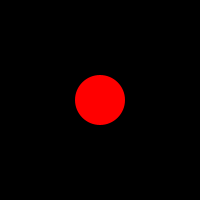
Frame 1 (no input)
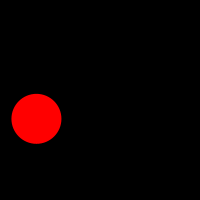
Frame 60 (the mouse pressed at the canvas centre just before this capture)
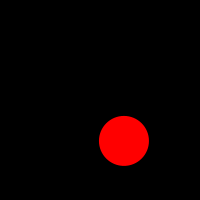
Frame 120 (the mouse held since frame 60 and released just before this capture)

The Processing sketch that drew these frames (run headless with seeded random() and noise(); from frame 60 on, the mouse is pressed at the canvas centre):

// Processing sketch: processing_56637
// ── processing_56637.pde

float centreX, centreY;
float velX, velY;
float radi;
 
void setup() {
  size(200, 200);
  background(0);
  smooth();
   
  noStroke();
  fill(255,0, 0);
   
  centreX = width/2;
  centreY = height/2;
  velX = random(3 ,4);
  velY = random(5 ,7);
  ellipseMode(RADIUS);
  radi = 25; 
}
 
void draw() {
  background(0);
  ellipse(centreX, centreY, radi, radi);
  centreX = centreX+velX;
  centreY = centreY+velY;
   
  if (centreX<=radi) {
    centreX = radi;
    velX = -velX;
  }
  if (centreX>=width-radi) {
    centreX = width-radi;
    velX = -velX;
  }
     
  if (centreY<=radi) {
    centreY = radi;
    velY = -velY;
  }
  if (centreY>=height-radi) {
    centreY = height-radi;
    velY = -velY;
  }
}
